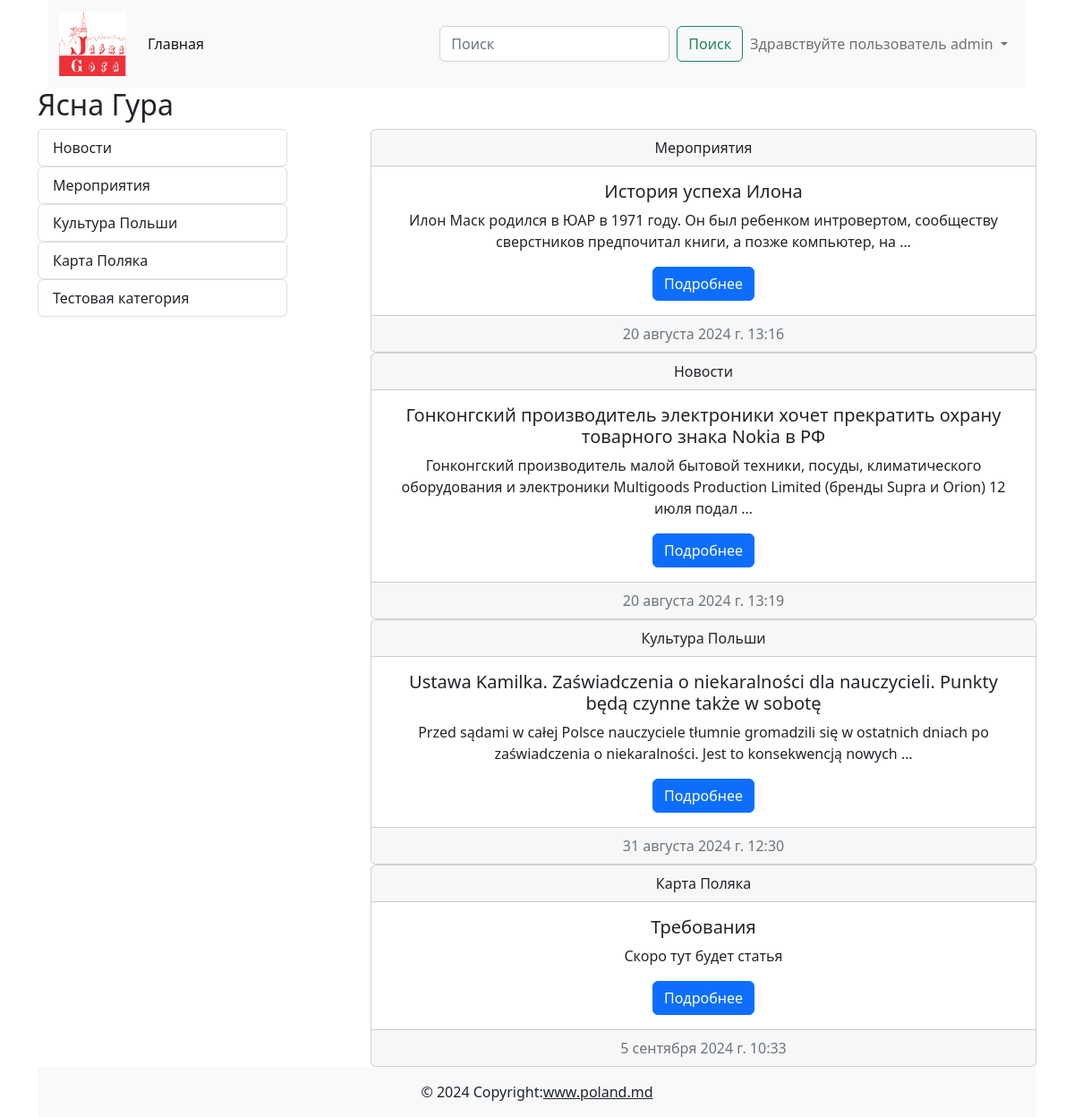
The app's page / (signed in) with its own data.
### main/models.py (models this page shows)
class Category(models.Model):
    title = models.CharField(max_length=100, verbose_name='Название категории')
    """Показывает в базе название категории, а не объекта"""
    def __str__(self):
        return self.title
    def get_absolute_url(self):
        return reverse('category_list', kwargs={'pk': self.pk})
    """Указывает в таблицах множественное и единственное число"""
    class Meta:
        verbose_name = 'Категория'
        verbose_name_plural = 'Категории'

class Post(models.Model):
    title = models.CharField(max_length=255, verbose_name='Заголовок')
    content = models.TextField(default='Скоро тут будет статья', verbose_name='Текст статьи')
    created_at = models.DateTimeField(auto_now_add=True, verbose_name='Дата созадания')
    updated_at = models.DateTimeField(auto_now=True, verbose_name='Дата обновления')
    photo = models.ImageField(upload_to='static/css/photos', blank=True, null=True)
    author = models.CharField(max_length=255, verbose_name="Автор статьи")
    watched = models.IntegerField(default=0, verbose_name='Просмотры')
    is_published = models.BooleanField(default=True, verbose_name='Публикация')
    category = models.ForeignKey(Category, on_delete=models.CASCADE, verbose_name='Категория')
    """Показывает в базе название поста, а не объекта"""
    def __str__(self):
        return self.title
    def get_absolute_url(self):
        return reverse('post_detail', kwargs={'pk': self.pk})
    """Указывает в таблицах множественное и единственное число"""
    class Meta:
        verbose_name = 'Пост'
        verbose_name_plural = 'Посты'

### main/views.py (the view)
# urls.py: path('', Index.as_view(), name='index'),
class Index(ListView):
    model = Post
    context_object_name = 'posts'
    template_name = 'main/index.html'
    extra_context = {'title': 'Главная страница',}

### main/templatetags/blog_tags.py (called while the page is built)
@register.simple_tag()
def get_all_categories():
    return Category.objects.all()

### main/templates/main/index.html
{% extends 'base.html' %}
{% load blog_tags %}
{% block main %}
    <h2>Ясна Гура</h2>
    <div class="d-flex justify-content-between">
        <div class="col-3">
            {% get_all_categories as categories %}
            {% for category in categories %}
                {% include 'main/components/_category_buttons.html' %}
            {% endfor %}
        </div>
        <div class="col-8">
            {% for post in posts %}
                {% include 'main/components/_post_list.html' %}
            {% endfor %}
        </div>
    </div>
{% endblock %}

### templates/components/_navbar.html (shortened to what this page needs)
{% load static %}
<header>
    <div class="container">
        <nav class="navbar navbar-expand-lg bg-light">
            <div class="container-fluid">
                <a class="navbar-brand" href="{% url 'index' %}">
                    <img src="{% static 'img/Yasna_Gora.jpg' %}" width="75" alt="">
                </a>
                <div class="collapse navbar-collapse" id="navbarSupportedContent">
                    <ul class="navbar-nav me-auto mb-2 mb-lg-0">
                        <li class="nav-item"><a class="nav-link active" aria-current="page" href="{% url 'index' %}">Главная</a>
                        </li>
                    </ul>
                    <div class="d-flex">
                        <form class="d-flex" role="search" method="get" action="#!">
                            <input name="q" class="form-control me-2" type="search" placeholder="Поиск"
                                   aria-label="Поиск">
                            <button class="btn btn-outline-success" type="submit">Поиск</button>
                        </form>
                        <ul class="navbar-nav me-auto mb-2 mb-lg-0">
                            {% if not request.user.is_authenticated %}
                                <li class="nav-item">
                                    <a class="nav-link active" aria-current="page" href="{% url 'login' %}">Войти</a>
                                </li>
                                <li class="nav-item">
                                    <a class="nav-link active" aria-current="page" href="{% url 'register' %}">Зарегистрироваться</a>
                                </li>
                            {% else %}
                            <li class="nav-item dropdown">
                                <a class="nav-link dropdown-toggle" href="#" id="navbarDropdown" role="button"
                                   data-bs-toggle="dropdown" aria-expanded="false">
                                    Здравствуйте пользователь {{ request.user.username }}
                                </a>
                            </li>
                            {% endif %}
                        </ul>
                    </div>
                </div>
            </div>
        </nav>
    </div>
</header>

### main/templates/main/components/_category_buttons.html
<div class="list-group">
    <a href="{{ category.get_absolute_url }}" class="list-group-item list-group-item-action">{{ category }}</a>
</div>

### main/templates/main/components/_post_list.html
<div class="card text-center">
    <div class="card-header">{{ post.category }}</div>
    <div class="card-body"><h5 class="card-title">{{ post }}</h5>
        <p class="card-text">{{ post.content | truncatewords:20 }}</p><a href="{{ post.get_absolute_url }}" class="btn btn-primary">Подробнее</a></div>
    <div class="card-footer text-muted">{{ post.created_at }}</div>
</div>

### records on screen
Category: title "Новости"
Category: title "Мероприятия"
Category: title "Культура Польши"
Category: title "Карта Поляка"
Category: title "Тестовая категория"
Post: category "Мероприятия", title "История успеха Илона", content "Илон Маск родился в ЮАР в 1971 году. Он был ребенком интровертом, сообществу сверстников предпочитал книги, а позже компьютер, на …", created_at "20 августа 2024 г. 13:16"
Post: category "Новости", title "Гонконгский производитель электроники хочет прекратить охрану товарного знака Nokia в РФ", content "Гонконгский производитель малой бытовой техники, посуды, климатического оборудования и электроники Multigoods Production Limited (бренды Supra и Orion) 12 июля подал …", created_at "20 августа 2024 г. 13:19"
Post: category "Культура Польши", title "Ustawa Kamilka. Zaświadczenia o niekaralności dla nauczycieli. Punkty będą czynne także w sobotę", content "Przed sądami w całej Polsce nauczyciele tłumnie gromadzili się w ostatnich dniach po zaświadczenia o niekaralności. Jest to konsekwencją nowych …", created_at "31 августа 2024 г. 12:30"
Post: category "Карта Поляка", title "Требования", content "Скоро тут будет статья", created_at "5 сентября 2024 г. 10:33"

### other values on screen
{{ request.user.username }} "admin"
